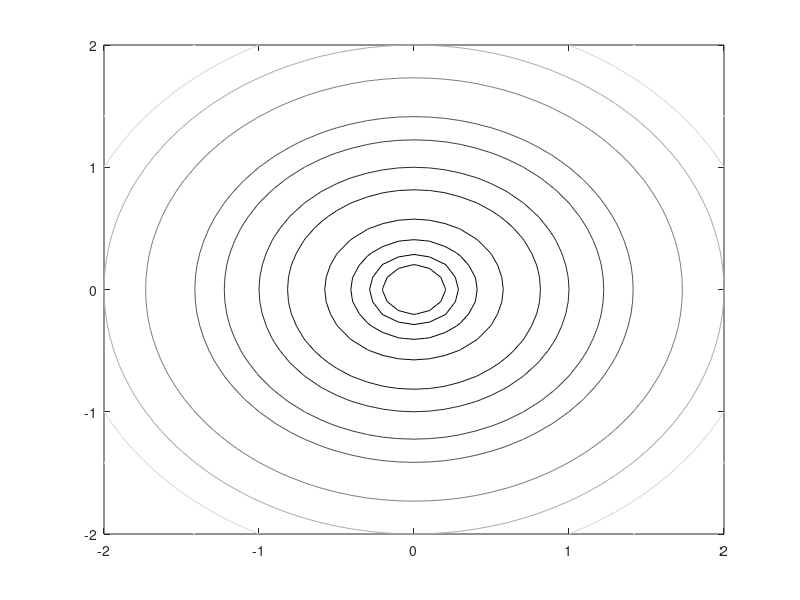

MATLAB code to generate this figure: (Note: this script raises an error after producing the figure.)
clear; close all; clc;

[X,Y]= meshgrid(-2:0.1:2, -2:0.1:2);

Z=X.^2+Y.^2;

figure;
contour(X,Y,transpose(Z),[1/24, 1/12, 1/6, 1/3, 2/3, 1, 1.5, 2, 3, 4, 5, 6]);
colormap(gray)

hold on;
h_g=ezplot('x^2+x*y+y^2=1');

xlim([-2 2])
ylim([-2 2])

axis square
grid on
set(h_g,'linewidth',3);
title('f(x,y)=x^2+y^2; g(x,y)=x^2+xy+y^2=1')